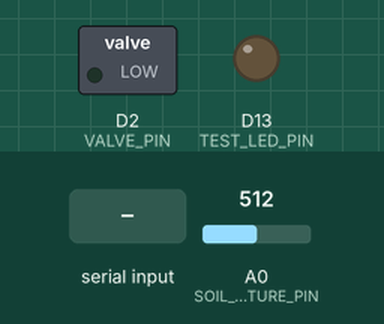
Bench run of a sketch on a simulated Arduino Uno R4 Minima. Shown: switched loads named in the sketch (green lamp = pin HIGH), output pins drawn as LEDs (lit = HIGH). Inputs (shaded band) come from the test bench; at power-on: A0 (SOIL_MOISTURE_PIN) = 512 (analog values on the 0–1023 scale). What the sketch prints to the serial monitor is not drawn.

Above: at 1.2 s.
1.3 s: "water 90\n" received over Serial
2.9 s: "daily_limit_exceeded\n" received over Serial
4.4 s: "read\n" received over Serial
Timing chart, 0 to 7.4 s (numbered marks = the images above; inputs shaded):
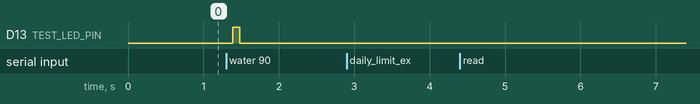

Measured:
- after the input at 1.3 s, D13 (TEST_LED_PIN): LOW → HIGH after 0.09 s, → LOW 0.09 s later
- after the input at 2.9 s, every drawn part: stays the same
- after the input at 4.4 s, every drawn part: stays the same

The sketch:

valve_controller.ino
```cpp
/**
 * komatsuna-ai-agent valve controller
 * Arduino UNO R4 WiFi
 */

#include <limits.h>
#include <string.h>

#include "config.h"
#include "safety.h"
#include "sensor.h"
#include "serial_protocol.h"
#include "valve.h"

String inputBuffer = "";
bool valveOpen = false;
unsigned long dailyWateredMs = 0;
unsigned long dailyWindowStartedMs = 0;

void resetDailyUsageIfNeeded() {
  const unsigned long now = millis();
  if (now - dailyWindowStartedMs >= DAILY_WINDOW_MS) {
    dailyWateredMs = 0;
    dailyWindowStartedMs = now;
  }
}

void closeValve() {
  closeValveHardware();
  valveOpen = false;
}

void openValve() {
  openValveHardware(DRY_RUN_MODE);
  valveOpen = true;
}

void printJsonStringField(const char* key, const char* value, bool trailingComma = true) {
  Serial.print("\"");
  Serial.print(key);
  Serial.print("\":\"");
  Serial.print(value);
  Serial.print("\"");
  if (trailingComma) {
    Serial.print(",");
  }
}

void printJsonBoolField(const char* key, bool value, bool trailingComma = true) {
  Serial.print("\"");
  Serial.print(key);
  Serial.print("\":");
  Serial.print(value ? "true" : "false");
  if (trailingComma) {
    Serial.print(",");
  }
}

void printJsonULongField(const char* key, unsigned long value, bool trailingComma = true) {
  Serial.print("\"");
  Serial.print(key);
  Serial.print("\":");
  Serial.print(value);
  if (trailingComma) {
    Serial.print(",");
  }
}

void printJsonIntField(const char* key, int value, bool trailingComma = true) {
  Serial.print("\"");
  Serial.print(key);
  Serial.print("\":");
  Serial.print(value);
  if (trailingComma) {
    Serial.print(",");
  }
}

void printJsonFloatField(const char* key, float value, bool trailingComma = true) {
  Serial.print("\"");
  Serial.print(key);
  Serial.print("\":");
  Serial.print(value, 1);
  if (trailingComma) {
    Serial.print(",");
  }
}

void respondRead() {
  closeValve();
  resetDailyUsageIfNeeded();
  const SoilReading reading = readSoilReading();

  Serial.print("{");
  printJsonStringField("status", "ok");
  printJsonStringField("command", "read");
  printJsonIntField("soil_moisture_raw", reading.raw);
  printJsonFloatField("soil_moisture_percent", reading.percent);
  printJsonBoolField("is_wet", reading.isWet, false);
  Serial.println("}");
}

void respondStatus() {
  closeValve();
  resetDailyUsageIfNeeded();
  const SoilReading reading = readSoilReading();

  Serial.print("{");
  printJsonStringField("status", "ok");
  printJsonStringField("command", "status");
  printJsonULongField("uptime_ms", millis());
  printJsonBoolField("valve_open", valveOpen);
  printJsonBoolField("dry_run", DRY_RUN_MODE);
  printJsonULongField("daily_watered_ms", dailyWateredMs);
  printJsonULongField("max_single_water_ms", MAX_SINGLE_WATER_MS);
  printJsonULongField("max_daily_water_ms", MAX_DAILY_WATER_MS);
  printJsonFloatField("wet_reject_percent", WET_REJECT_PERCENT);
  printJsonIntField("soil_moisture_raw", reading.raw);
  printJsonFloatField("soil_moisture_percent", reading.percent);
  printJsonBoolField("is_wet", reading.isWet, false);
  Serial.println("}");
}

void respondClose() {
  closeValve();
  resetDailyUsageIfNeeded();

  Serial.print("{");
  printJsonStringField("status", "ok");
  printJsonStringField("command", "close");
  printJsonBoolField("valve_open", valveOpen);
  printJsonStringField("message", "valve_closed", false);
  Serial.println("}");
}

void respondInvalid(const char* command, const char* reason) {
  closeValve();

  Serial.print("{");
  printJsonStringField("status", "error");
  printJsonStringField("command", command);
  printJsonStringField("reason", reason);
  printJsonBoolField("valve_open", valveOpen);
  printJsonStringField("message", "rejected", false);
  Serial.println("}");
}

void respondSafetyReject(const char* reason, unsigned long requestedDurationMs,
                         unsigned long actualDurationMs, unsigned long currentDailyMs,
                         const SoilReading* reading) {
  closeValve();

  Serial.print("{");
  printJsonStringField("status", "rejected_by_safety");
  printJsonStringField("command", "water");
  printJsonStringField("reason", reason);
  if (reading != NULL) {
    printJsonFloatField("moisture_before_percent", reading->percent);
  }
  printJsonULongField("requested_duration_ms", requestedDurationMs);
  printJsonULongField("actual_duration_ms", actualDurationMs);
  if (currentDailyMs > 0 || strcmp(reason, "daily_limit_exceeded") == 0) {
    printJsonULongField("daily_watered_ms", currentDailyMs);
  }
  if (strcmp(reason, "daily_limit_exceeded") == 0) {
    printJsonULongField("max_daily_water_ms", MAX_DAILY_WATER_MS);
  }
  printJsonBoolField("dry_run", DRY_RUN_MODE);
  printJsonStringField("message", "rejected", false);
  Serial.println("}");
}

void respondWaterOk(const SoilReading& before, const SoilReading& after,
                    unsigned long requestedDurationMs, unsigned long actualDurationMs,
                    bool appliedLimit) {
  Serial.print("{");
  printJsonStringField("status", "ok");
  printJsonStringField("command", "water");
  printJsonFloatField("moisture_before_percent", before.percent);
  printJsonFloatField("moisture_after_percent", after.percent);
  printJsonULongField("requested_duration_ms", requestedDurationMs);
  printJsonULongField("actual_duration_ms", actualDurationMs);
  printJsonBoolField("applied_limit", appliedLimit);
  printJsonBoolField("dry_run", DRY_RUN_MODE);
  printJsonStringField("message", appliedLimit ? "watered_with_limit" : "watered", false);
  Serial.println("}");
}

void handleWaterCommand(const String& arg) {
  resetDailyUsageIfNeeded();

  String trimmedArg = arg;
  trimmedArg.trim();

  unsigned long requestedDurationMs = 0;
  if (!parsePositiveDurationMs(trimmedArg, requestedDurationMs)) {
    respondInvalid("water", "invalid_duration_ms");
    return;
  }

  const SoilReading before = readSoilReading();
  if (before.isWet) {
    respondSafetyReject("soil_too_wet", requestedDurationMs, 0, dailyWateredMs, &before);
    return;
  }

  const unsigned long actualDurationMs = clampSingleDuration(requestedDurationMs);
  if (wouldExceedDailyLimit(dailyWateredMs, actualDurationMs)) {
    respondSafetyReject("daily_limit_exceeded", requestedDurationMs, 0, dailyWateredMs, NULL);
    return;
  }

  const bool appliedLimit = actualDurationMs != requestedDurationMs;
  openValve();
  const unsigned long startedMs = millis();
  while (millis() - startedMs < actualDurationMs) {
    delay(WATER_LOOP_DELAY_MS);
  }
  closeValve();
  delay(AFTER_WATER_READ_DELAY_MS);

  dailyWateredMs += actualDurationMs;
  const SoilReading after = readSoilReading();
  respondWaterOk(before, after, requestedDurationMs, actualDurationMs, appliedLimit);
}

void processCommand(String command) {
  command.trim();
  if (command.length() == 0) {
    return;
  }

  if (command == "read") {
    respondRead();
    return;
  }

  if (command == "status") {
    respondStatus();
    return;
  }

  if (command == "close") {
    respondClose();
    return;
  }

  if (command.startsWith("water ")) {
    const String arg = command.substring(6);
    handleWaterCommand(arg);
    return;
  }

  respondInvalid("unknown", "unknown_command");
}

void setup() {
  beginValvePins();
  closeValve();

  analogReadResolution(10);
  Serial.begin(SERIAL_BAUD);
  dailyWindowStartedMs = millis();

  Serial.print("{");
  printJsonStringField("status", "ready");
  printJsonStringField("command", "boot");
  printJsonBoolField("valve_open", valveOpen);
  printJsonBoolField("dry_run", DRY_RUN_MODE);
  printJsonStringField("message", "valve_closed_on_boot", false);
  Serial.println("}");
}

void loop() {
  while (Serial.available() > 0) {
    const char c = static_cast<char>(Serial.read());

    if (c == '\n' || c == '\r') {
      if (inputBuffer.length() > 0) {
        processCommand(inputBuffer);
        inputBuffer = "";
      }
      continue;
    }

    if (inputBuffer.length() >= COMMAND_BUFFER_LIMIT) {
      inputBuffer = "";
      respondInvalid("buffer", "command_too_long");
      continue;
    }

    if (c >= 32 && c <= 126) {
      inputBuffer += c;
    }
  }
}
```

safety.h
```cpp
#ifndef SAFETY_H
#define SAFETY_H

#include "config.h"

inline unsigned long clampSingleDuration(unsigned long requestedDurationMs) {
  if (requestedDurationMs > MAX_SINGLE_WATER_MS) {
    return MAX_SINGLE_WATER_MS;
  }
  return requestedDurationMs;
}

inline bool wouldExceedDailyLimit(unsigned long currentDailyMs, unsigned long additionalMs) {
  if (currentDailyMs >= MAX_DAILY_WATER_MS) {
    return true;
  }
  return additionalMs > (MAX_DAILY_WATER_MS - currentDailyMs);
}

#endif
```

sensor.h
```cpp
#ifndef SENSOR_H
#define SENSOR_H

#include "config.h"

struct SoilReading {
  int raw;
  float percent;
  bool isWet;
};

inline float clampPercent(float value) {
  if (value < 0.0f) {
    return 0.0f;
  }
  if (value > 100.0f) {
    return 100.0f;
  }
  return value;
}

inline float convertRawToPercent(int raw) {
  const long span = static_cast<long>(SOIL_SENSOR_DRY_RAW) - static_cast<long>(SOIL_SENSOR_WET_RAW);
  if (span == 0) {
    return 0.0f;
  }

  const float percent =
      (static_cast<float>(SOIL_SENSOR_DRY_RAW - raw) * 100.0f) / static_cast<float>(span);
  return clampPercent(percent);
}

inline SoilReading readSoilReading() {
  const size_t samples = SENSOR_READ_SAMPLES == 0 ? 1 : SENSOR_READ_SAMPLES;
  unsigned long totalRaw = 0;

  for (size_t i = 0; i < samples; ++i) {
    totalRaw += static_cast<unsigned long>(analogRead(SOIL_MOISTURE_PIN));
    if (i + 1 < samples) {
      delay(SENSOR_READ_INTERVAL_MS);
    }
  }

  SoilReading reading;
  reading.raw = static_cast<int>(totalRaw / samples);
  reading.percent = convertRawToPercent(reading.raw);
  reading.isWet = reading.percent >= WET_REJECT_PERCENT;
  return reading;
}

#endif
```

serial_protocol.h
```cpp
#ifndef SERIAL_PROTOCOL_H
#define SERIAL_PROTOCOL_H

#include <Arduino.h>
#include <limits.h>
#include <ctype.h>

inline bool parsePositiveDurationMs(const String& value, unsigned long& parsed) {
  if (value.length() == 0) {
    return false;
  }

  unsigned long result = 0;
  for (size_t i = 0; i < value.length(); ++i) {
    const char c = value.charAt(i);
    if (!isdigit(static_cast<unsigned char>(c))) {
      return false;
    }

    const unsigned long digit = static_cast<unsigned long>(c - '0');
    if (result > (ULONG_MAX - digit) / 10UL) {
      return false;
    }
    result = result * 10UL + digit;
  }

  if (result == 0) {
    return false;
  }

  parsed = result;
  return true;
}

#endif
```

valve.h
```cpp
#ifndef VALVE_H
#define VALVE_H

#include "config.h"

inline uint8_t valveOnLevel() {
  return VALVE_ACTIVE_HIGH ? HIGH : LOW;
}

inline uint8_t valveOffLevel() {
  return VALVE_ACTIVE_HIGH ? LOW : HIGH;
}

inline void beginValvePins() {
  pinMode(VALVE_PIN, OUTPUT);
  pinMode(TEST_LED_PIN, OUTPUT);
}

inline void closeValveHardware() {
  digitalWrite(VALVE_PIN, valveOffLevel());
  digitalWrite(TEST_LED_PIN, LOW);
}

inline void openValveHardware(bool dryRun) {
  if (dryRun) {
    digitalWrite(TEST_LED_PIN, HIGH);
    digitalWrite(VALVE_PIN, valveOffLevel());
    return;
  }

  digitalWrite(TEST_LED_PIN, LOW);
  digitalWrite(VALVE_PIN, valveOnLevel());
}

#endif
```

config.h
```cpp
#ifndef CONFIG_H
#define CONFIG_H

#include <Arduino.h>

const uint8_t VALVE_PIN = 2;
const uint8_t SOIL_MOISTURE_PIN = A0;
const uint8_t TEST_LED_PIN = LED_BUILTIN;

const bool DRY_RUN_MODE = true;
const bool VALVE_ACTIVE_HIGH = true;
const unsigned long SERIAL_BAUD = 115200;
const size_t COMMAND_BUFFER_LIMIT = 64;

// Calibrate these raw values with the real sensor before live watering.
const int SOIL_SENSOR_DRY_RAW = 472;
const int SOIL_SENSOR_WET_RAW = 256;
const float WET_REJECT_PERCENT = 75.0f;
const size_t SENSOR_READ_SAMPLES = 10;
const unsigned long SENSOR_READ_INTERVAL_MS = 10UL;
const unsigned long AFTER_WATER_READ_DELAY_MS = 1000UL;

const unsigned long MAX_SINGLE_WATER_MS = 5000UL;
const unsigned long MAX_DAILY_WATER_MS = 30000UL;
const unsigned long DAILY_WINDOW_MS = 24UL * 60UL * 60UL * 1000UL;
const unsigned long WATER_LOOP_DELAY_MS = 10UL;

#endif
```
